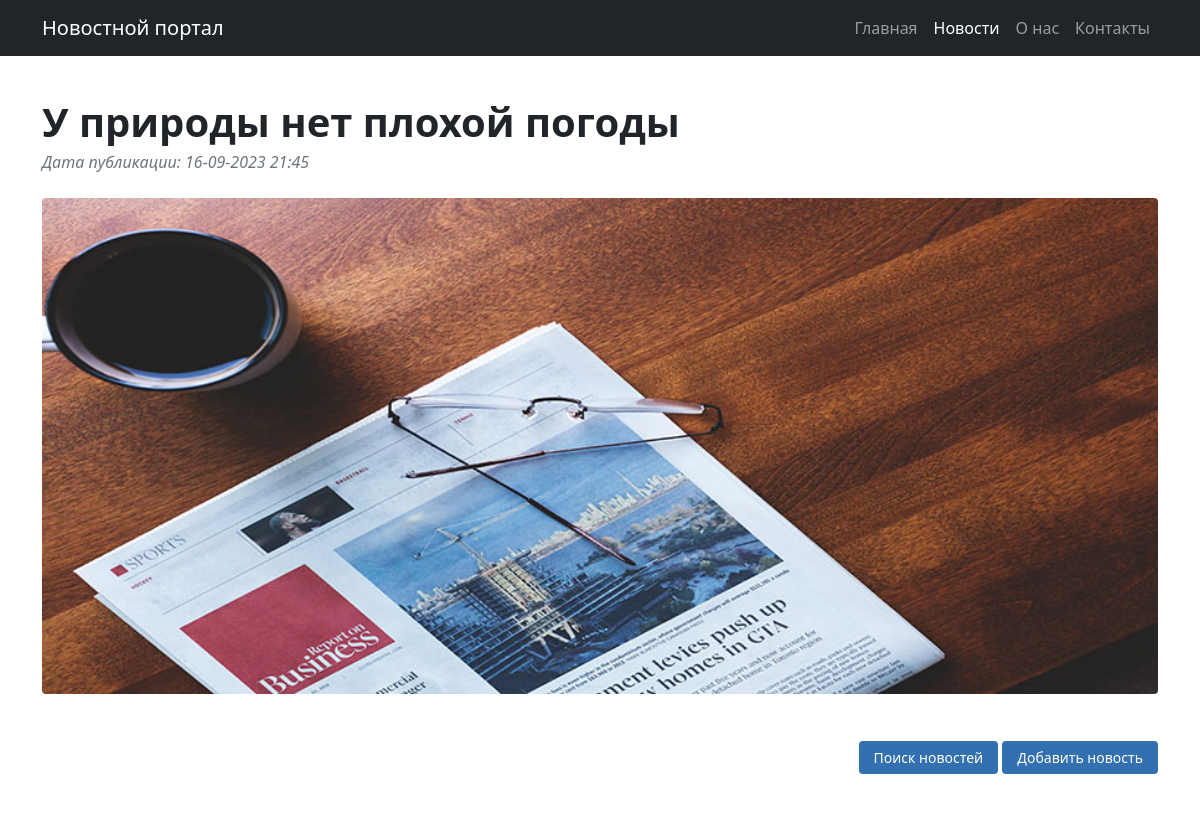
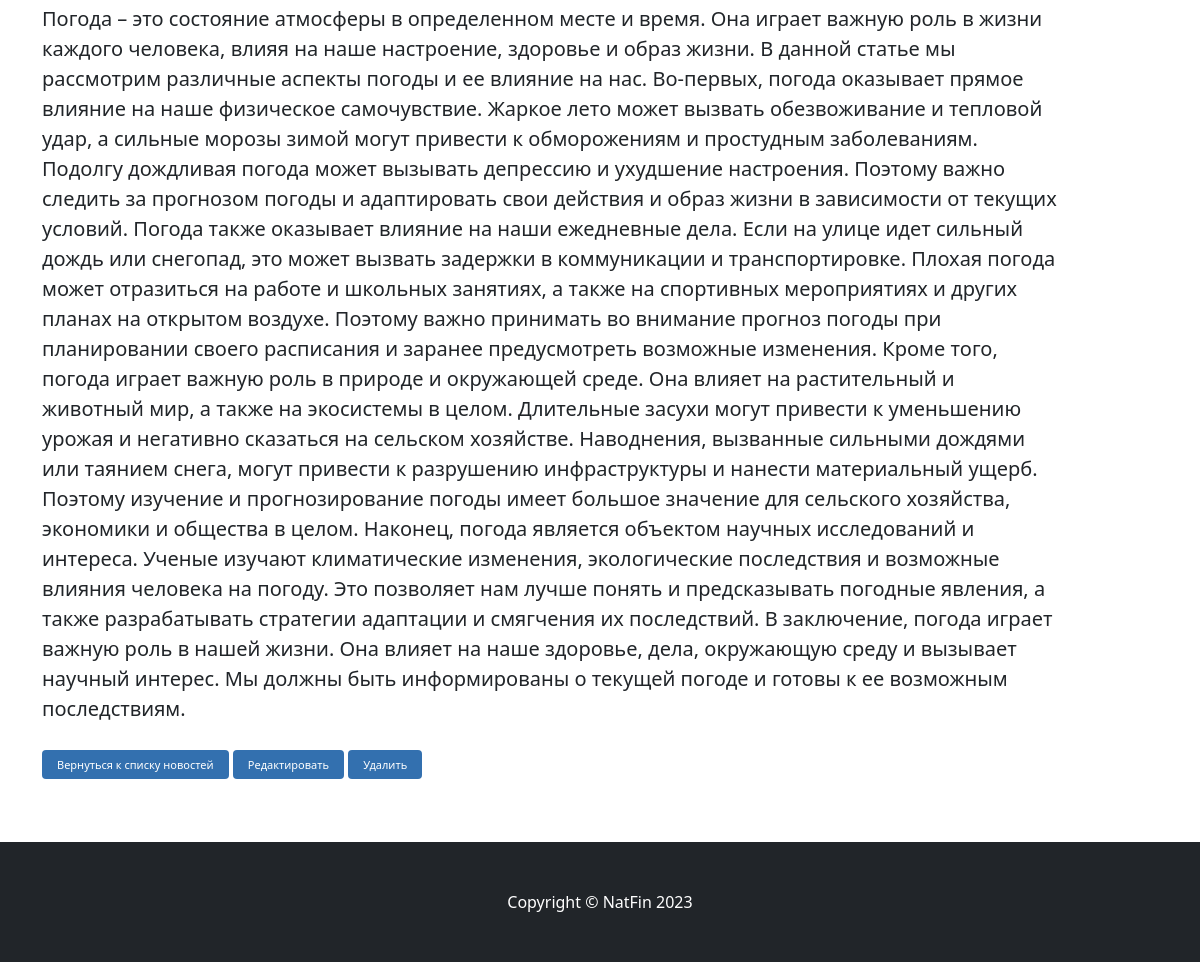
The page /news/2 on the database its author committed (2 pictures, top to bottom).
### news/models.py (models this page shows, shortened)
class Post(models.Model):
    authorArticle = models.ForeignKey(Author, on_delete=models.CASCADE, verbose_name="Автор")
    news = 'NW'
    article = 'AR'
    CATEGORY_CHOICES = (
        (news, 'Новость'),
        (article, 'Статья'),
    )
    categoryType = models.CharField(max_length=2, choices=CATEGORY_CHOICES, default=article, verbose_name="Категория")
    dateCreated = models.DateTimeField(auto_now_add=True)
    postCategory = models.ManyToManyField(Category, through='PostCategory')
    title = models.CharField(max_length=128, unique=True, verbose_name="Заголовок")
    text = models.TextField(verbose_name="Текст поста")
    rating = models.SmallIntegerField(default=0, verbose_name="Рейтинг поста")

### news/views.py (the view)
# urls.py: path('<int:pk>', PostList.as_view(), name='post'),  # pk — первичный ключ поста, который будет выводиться в шаблон
class PostList(DetailView):
    model = Post
    template_name = 'post.html'
    context_object_name = 'post'

### news/templatetags/custom_filters.py (called while the page is built)
@register.filter(name='censor')
def censor(value, arg):
    censorList = ['жопа', 'срака', 'сраный', 'бля', 'говно', 'сука', ]
    vEdit = value
    result = ''
    for word in censorList:
        vTemp = vEdit.lower().replace(word, arg * len(word))
        vEdit = vTemp
    for i in range(0, len(value)):
        if (value[i] != vEdit[i]):
            result += vEdit[i].upper()
        else:
            result += vEdit[i]
    return result

### news/templates/post.html (shortened to what this page needs)
<!DOCTYPE html>
{% extends 'flatpages/default.html' %}
{% load static %}
{% load custom_filters %}
{% block idpage %}news{% endblock %}
{% block header %}
{{ post.title|censor:'*' }}
{% endblock %}
{% block count %}
Дата публикации: {{ post.dateCreated|date:'d-m-Y H:i' }}
{% endblock %}
{% block image %}
{% static 'assets/new.jpg' %}
{% endblock %}
{% block content %}
<div class="post-box">
    <p class="fs-5 mb-4 post-text box-wrap">{{ post.text|censor:'*' }}</p>
    <br>
    <p class="block-btn">
        <a class="btn btn-text" onclick="javascript:history.back(); return false;">
            Вернуться к списку новостей
        </a>
    </p>
    <p class="block-btn"><a class="btn btn-text" href="{% url 'edit' post.pk %}">Редактировать</a></p>
    <p class="block-btn"><a class="btn btn-text" href="{% url 'delete' post.pk %}">Удалить</a></p>
    </div>
{% endblock content %}

### news/static/css/mystyles.css (style rules this page uses)
html, body { height: 100%; }
.btn { height: 36px; border-radius: 0.25rem; color: #fff; background-color: #3370af; padding-left: 14px; padding-right: 14px; font-size: 14px; display: unset; }
.post-content p { font-size: 20px !important; }
.post-box p { display: inline-block !important; }
.post-text { min-width: 498px; margin-right: 100px; }
.btn-text { font-size: 11px; }

### rows shown on the page
Post: title|censor "У природы нет плохой погоды", dateCreated "16-09-2023 21:45", text|censor "Погода – это состояние атмосферы в определенном месте и время. Она играет важную роль в жизни каждого человека, влияя на наше настроение, здоровье и образ жизни. В данной статье мы рассмотрим различные аспекты погоды и ее влияние на нас. Во-первых, погода оказывает прямое влияние на наше физическое самочувствие. Жаркое лето может вызвать обезвоживание и тепловой удар, а сильные морозы зимой могут привести к обморожениям и простудным заболеваниям. Подолгу дождливая погода может вызывать депрессию и ухудшение настроения. Поэтому важно следить за прогнозом погоды и адаптировать свои действия и образ жизни в зависимости от текущих условий. Погода также оказывает влияние на наши ежедневные дела.…"
